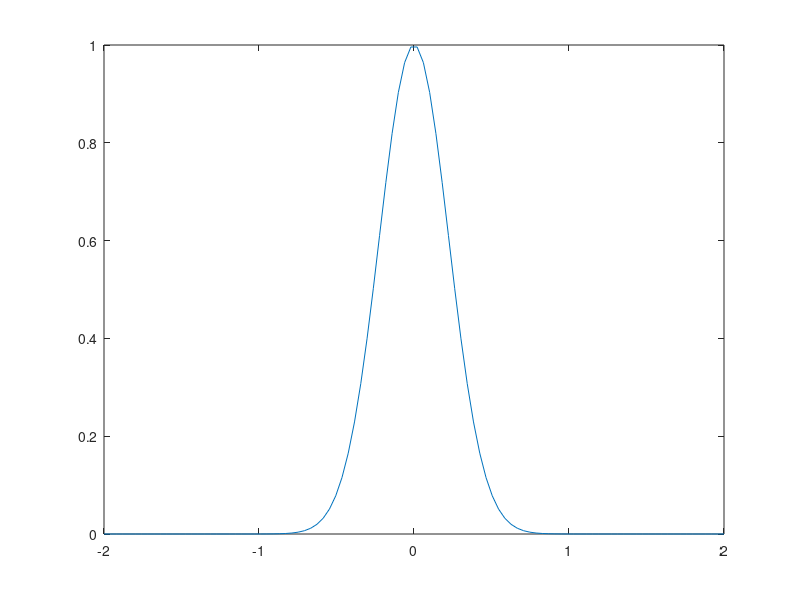
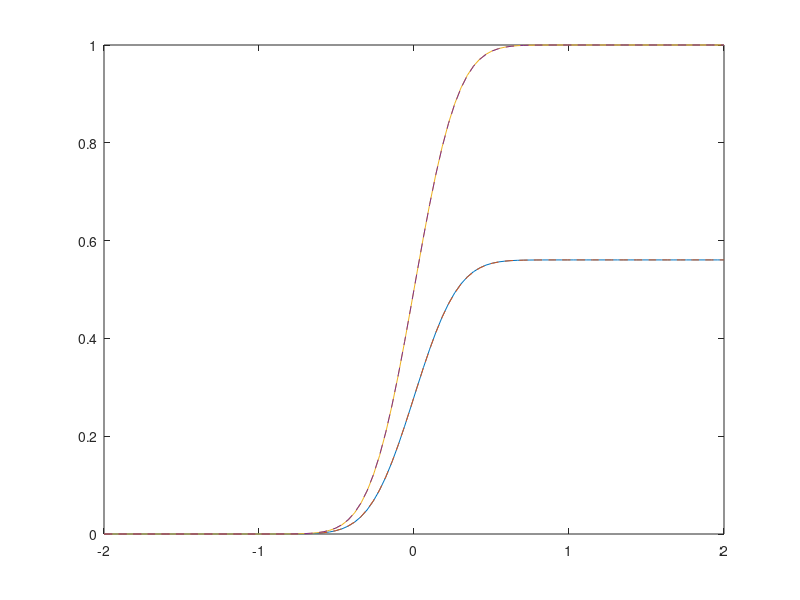

MATLAB code for these plots, in order: (Note: this script raises an error after producing the figures.)
close all
clc

x = linspace(-2,2,100);
c = [1 0 .1];

G = @(x,c) c(1)*exp(-(x-c(2)).^2/c(3));

plot(x,G(x,c))

IG = @(x,c) 1/2*sqrt(pi*c(3))*c(1) * erf((x-c(2))/sqrt(c(3)));

figure(2)
plot(x, IG(x,c) + IG(100,c)); hold on
plot(x, cumtrapz(x, G(x,c)),'--')

%% 
close all
G = @(x,c) c(1) / (sqrt(pi*c(3))) * exp(-(x-c(2)).^2/c(3));

% plot(x,G(x,c))

IGf = @(x,c) 1/2*c(1) * erf((x-c(2))/sqrt(c(3)));

figure(2)
plot(x, IGf(x,c) + IGf(100,c)); hold on
plot(x, cumtrapz(x, G(x,c)),'--')


%%
xi = linspace(-100,100,10000);
% G = @(x,c) c(1)/sqrt((2*pi*c(3))) * exp(-(x-c(2)).^2/(c(3)));

IG{1} =  @(x,c)1/2*c(1,:).*erf((x-c(2,:))./sqrt(c(3,:)));
IG{2} =  @(x,c)1/2*c(1,:).*erf((x-c(2,:))./sqrt(c(3,:))).*c(2,:)-1/2.*sqrt(c(3,:)).*c(1,:)/sqrt(pi).*exp(-(x-c(2,:)).^2./c(3,:));
IG{3} =  @(x,c)1/2*c(1,:).*erf((x-c(2,:))./sqrt(c(3,:))).*(c(2,:).^2+c(3,:)/2)-1/2*sqrt(c(3,:)).*c(1,:)/sqrt(pi).*exp(-(x-c(2,:)).^2./c(3,:)).*(c(2,:)+min(x,1e4));

Q0 = .5;
p = 0;
q = .3;
c1 = [Q0; p; q];

parms.b = 1000;
parms.ps2 = .1;

i = 3;

phi = -parms.k * (IG{i}(100, c1) -IG{i}(parms.dLcrit, c1))

phi2 = trapz(xi, -xi.^(i-1) .* parms.k .* (xi>parms.dLcrit) .* G(xi, c1))

gamma = parms.b .*  [1 parms.ps2 parms.w^2 + parms.ps2^2]

gamma2 = trapz(xi, xi.^(i-1) .* parms.f_func(xi, parms.b, parms.w, parms.ps2))
% gamma2 = trapz(xi, xi.^(i-1) .* G(xi, [parms.b parms.ps2 parms.w]))


% figure(1)
% % plot(xi, G()